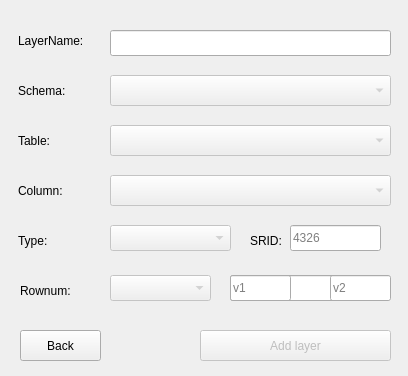
<?xml version="1.0" encoding="UTF-8"?>
<ui version="4.0">
 <class>Dialog</class>
 <widget class="QDialog" name="Dialog">
  <property name="geometry">
   <rect>
    <x>0</x>
    <y>0</y>
    <width>408</width>
    <height>376</height>
   </rect>
  </property>
  <property name="windowTitle">
   <string>Add Layer</string>
  </property>
  <widget class="QComboBox" name="databaseBox">
   <property name="enabled">
    <bool>false</bool>
   </property>
   <property name="geometry">
    <rect>
     <x>110</x>
     <y>75</y>
     <width>281</width>
     <height>31</height>
    </rect>
   </property>
   <property name="sizePolicy">
    <sizepolicy hsizetype="Preferred" vsizetype="Fixed">
     <horstretch>0</horstretch>
     <verstretch>0</verstretch>
    </sizepolicy>
   </property>
   <property name="toolTip">
    <string>Choose a schema</string>
   </property>
   <property name="accessibleDescription">
    <string>Choose a schema</string>
   </property>
   <property name="locale">
    <locale language="C" country="AnyCountry"/>
   </property>
   <property name="currentText">
    <string/>
   </property>
  </widget>
  <widget class="QComboBox" name="tableBox">
   <property name="enabled">
    <bool>false</bool>
   </property>
   <property name="geometry">
    <rect>
     <x>110</x>
     <y>125</y>
     <width>281</width>
     <height>31</height>
    </rect>
   </property>
   <property name="sizePolicy">
    <sizepolicy hsizetype="Preferred" vsizetype="Fixed">
     <horstretch>0</horstretch>
     <verstretch>0</verstretch>
    </sizepolicy>
   </property>
   <property name="toolTip">
    <string>Choose a table</string>
   </property>
   <property name="accessibleDescription">
    <string>Choose a table</string>
   </property>
   <property name="locale">
    <locale language="C" country="AnyCountry"/>
   </property>
   <property name="currentText">
    <string/>
   </property>
  </widget>
  <widget class="QComboBox" name="columnBox">
   <property name="enabled">
    <bool>false</bool>
   </property>
   <property name="geometry">
    <rect>
     <x>110</x>
     <y>175</y>
     <width>281</width>
     <height>31</height>
    </rect>
   </property>
   <property name="toolTip">
    <string>Choose a column</string>
   </property>
   <property name="accessibleDescription">
    <string>Choose a column</string>
   </property>
   <property name="locale">
    <locale language="C" country="AnyCountry"/>
   </property>
  </widget>
  <widget class="QComboBox" name="operateBox">
   <property name="enabled">
    <bool>false</bool>
   </property>
   <property name="geometry">
    <rect>
     <x>110</x>
     <y>275</y>
     <width>101</width>
     <height>26</height>
    </rect>
   </property>
   <property name="toolTip">
    <string>Choose a operate</string>
   </property>
   <property name="accessibleDescription">
    <string>Choose a operate</string>
   </property>
   <property name="placeholderText">
    <string>operate</string>
   </property>
  </widget>
  <widget class="QPushButton" name="addLayerButton">
   <property name="enabled">
    <bool>false</bool>
   </property>
   <property name="geometry">
    <rect>
     <x>200</x>
     <y>330</y>
     <width>191</width>
     <height>31</height>
    </rect>
   </property>
   <property name="accessibleDescription">
    <string>Click to load the layer</string>
   </property>
   <property name="text">
    <string>Add layer</string>
   </property>
  </widget>
  <widget class="QLabel" name="ipText">
   <property name="geometry">
    <rect>
     <x>18</x>
     <y>80</y>
     <width>81</width>
     <height>21</height>
    </rect>
   </property>
   <property name="text">
    <string>Schema:</string>
   </property>
  </widget>
  <widget class="QLabel" name="ipText_2">
   <property name="geometry">
    <rect>
     <x>18</x>
     <y>130</y>
     <width>81</width>
     <height>21</height>
    </rect>
   </property>
   <property name="text">
    <string>Table:</string>
   </property>
  </widget>
  <widget class="QLabel" name="ipText_3">
   <property name="geometry">
    <rect>
     <x>18</x>
     <y>180</y>
     <width>81</width>
     <height>21</height>
    </rect>
   </property>
   <property name="text">
    <string>Column:</string>
   </property>
  </widget>
  <widget class="QLabel" name="ipText_4">
   <property name="geometry">
    <rect>
     <x>18</x>
     <y>230</y>
     <width>81</width>
     <height>21</height>
    </rect>
   </property>
   <property name="text">
    <string>Type:</string>
   </property>
  </widget>
  <widget class="QPushButton" name="BackButton">
   <property name="geometry">
    <rect>
     <x>20</x>
     <y>330</y>
     <width>81</width>
     <height>31</height>
    </rect>
   </property>
   <property name="sizePolicy">
    <sizepolicy hsizetype="Preferred" vsizetype="Fixed">
     <horstretch>0</horstretch>
     <verstretch>0</verstretch>
    </sizepolicy>
   </property>
   <property name="accessibleDescription">
    <string>Back</string>
   </property>
   <property name="locale">
    <locale language="C" country="AnyCountry"/>
   </property>
   <property name="text">
    <string>Back</string>
   </property>
  </widget>
  <widget class="QLineEdit" name="limitEdit">
   <property name="geometry">
    <rect>
     <x>230</x>
     <y>275</y>
     <width>160</width>
     <height>26</height>
    </rect>
   </property>
   <property name="text">
    <string/>
   </property>
   <property name="placeholderText">
    <string>value</string>
   </property>
  </widget>
  <widget class="QComboBox" name="typeBox">
   <property name="enabled">
    <bool>false</bool>
   </property>
   <property name="geometry">
    <rect>
     <x>110</x>
     <y>225</y>
     <width>121</width>
     <height>26</height>
    </rect>
   </property>
   <property name="toolTip">
    <string>Choose a type</string>
   </property>
   <property name="accessibleDescription">
    <string>Choose a type</string>
   </property>
   <property name="placeholderText">
    <string/>
   </property>
  </widget>
  <widget class="QLabel" name="ipText_5">
   <property name="geometry">
    <rect>
     <x>20</x>
     <y>280</y>
     <width>81</width>
     <height>21</height>
    </rect>
   </property>
   <property name="text">
    <string>Rownum:</string>
   </property>
  </widget>
  <widget class="QLabel" name="ipText_6">
   <property name="geometry">
    <rect>
     <x>18</x>
     <y>30</y>
     <width>81</width>
     <height>21</height>
    </rect>
   </property>
   <property name="text">
    <string>LayerName:</string>
   </property>
  </widget>
  <widget class="QLineEdit" name="layernameEdit">
   <property name="geometry">
    <rect>
     <x>110</x>
     <y>30</y>
     <width>281</width>
     <height>26</height>
    </rect>
   </property>
   <property name="text">
    <string/>
   </property>
   <property name="placeholderText">
    <string/>
   </property>
  </widget>
  <widget class="QLineEdit" name="limitMinEdit">
   <property name="geometry">
    <rect>
     <x>230</x>
     <y>275</y>
     <width>61</width>
     <height>26</height>
    </rect>
   </property>
   <property name="text">
    <string/>
   </property>
   <property name="placeholderText">
    <string>v1</string>
   </property>
  </widget>
  <widget class="QLineEdit" name="limitMaxEdit">
   <property name="geometry">
    <rect>
     <x>330</x>
     <y>275</y>
     <width>61</width>
     <height>26</height>
    </rect>
   </property>
   <property name="text">
    <string/>
   </property>
   <property name="placeholderText">
    <string>v2</string>
   </property>
  </widget>
  <widget class="QLabel" name="ipText_7">
   <property name="geometry">
    <rect>
     <x>250</x>
     <y>230</y>
     <width>41</width>
     <height>21</height>
    </rect>
   </property>
   <property name="text">
    <string>SRID:</string>
   </property>
  </widget>
  <widget class="QLineEdit" name="sridEdit">
   <property name="geometry">
    <rect>
     <x>290</x>
     <y>225</y>
     <width>91</width>
     <height>26</height>
    </rect>
   </property>
   <property name="text">
    <string/>
   </property>
   <property name="placeholderText">
    <string>4326</string>
   </property>
  </widget>
 </widget>
 <resources/>
 <connections/>
</ui>
